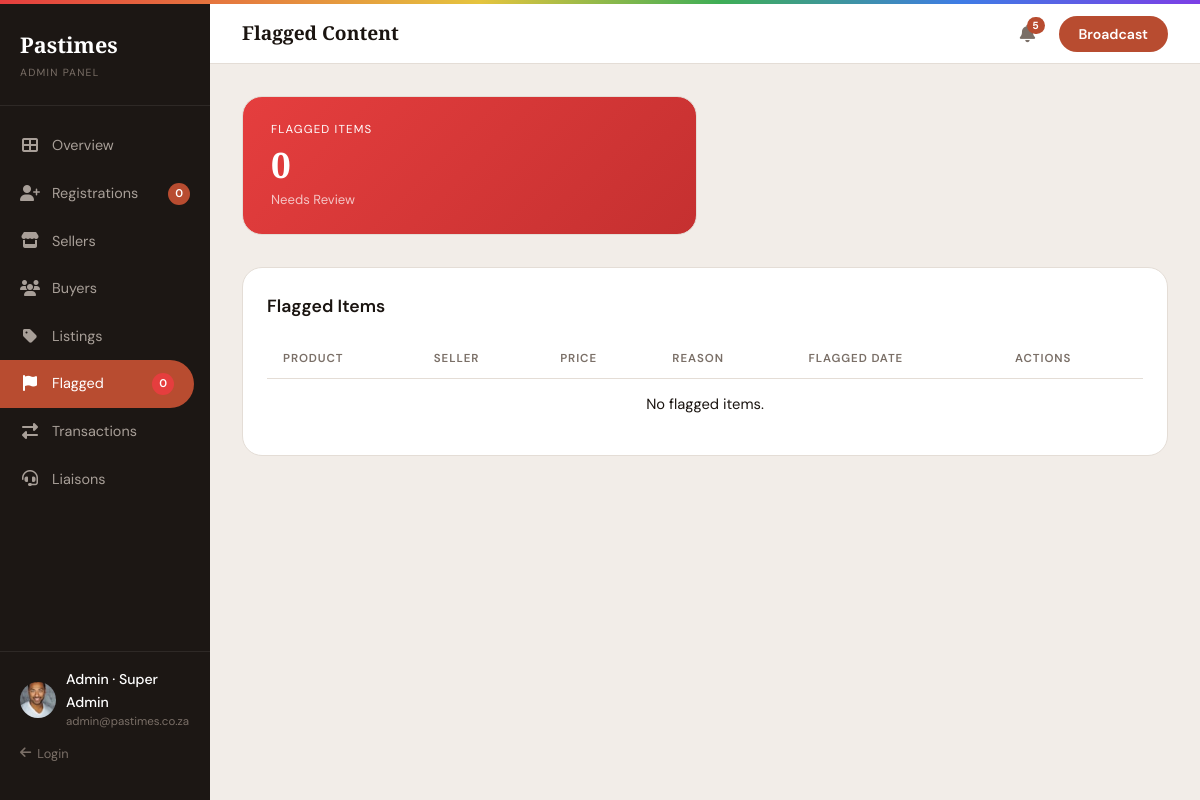
The app's page /frontend/admin-flagged.php (signed in), older data.
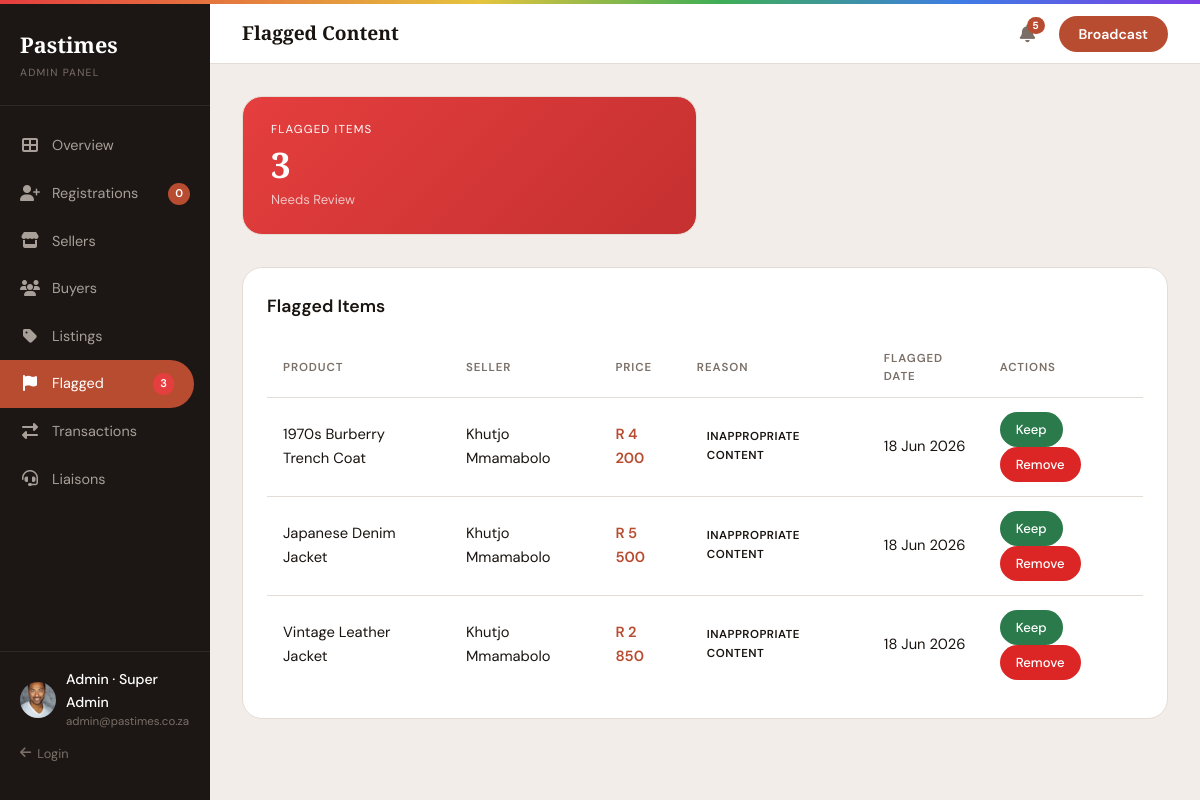
The same page, newer data.
### tables this page shows
CREATE TABLE `tblclothes` (
  `clothing_id` int(11) NOT NULL,
  `seller_id` int(11) NOT NULL,
  `title` varchar(200) NOT NULL,
  `description` text DEFAULT NULL,
  `price` decimal(10,2) NOT NULL,
  `condition` varchar(50) DEFAULT NULL,
  `size` varchar(20) DEFAULT NULL,
  `material` varchar(100) DEFAULT NULL,
  `category` varchar(50) DEFAULT NULL,
  `city` varchar(100) DEFAULT NULL,
  `status` enum('available','sold','pending') DEFAULT 'available',
  `created_at` timestamp NOT NULL DEFAULT current_timestamp(),
  `images` varchar(255) DEFAULT NULL
);

### frontend/admin-flagged.php (the view, shortened to what the changed rows need)
<?php
require_once __DIR__ . '/../backend/DBConn.php';
$flagged = $conn->query("
    SELECT
        c.clothing_id,
        c.title,
        c.price,
        CONCAT(u.first_name, ' ', u.last_name) as seller_name,
        c.created_at,
        'inappropriate content' as reason
    FROM tblclothes c
    JOIN tbluser u ON c.seller_id = u.user_id
    LIMIT 3
");
$flagged_count = $flagged->num_rows;
?>
<!DOCTYPE html>
<html lang="en">
<head>
  <link rel="stylesheet" href="../frontend/css/style.css">
  <link rel="stylesheet" href="https://cdnjs.cloudflare.com/ajax/libs/font-awesome/6.5.0/css/all.min.css">
</head>
<body>
  <div class="layout-admin">
    <aside class="sidebar">
      <nav class="sidebar-nav">
        <a class="nav-item active" href="admin-flagged.php">
          <span class="nav-icon"><i class="fas fa-flag"></i></span> Flagged
          <span class="nav-badge" style="background:#E53E3E"><?= $flagged_count ?></span>
        </a>
      </nav>
    </aside>
    <main class="main-content">
      <div class="page-body">
        <div class="stats-grid">
          <div class="stat-card" style="background:linear-gradient(135deg, #E53E3E 0%, #C53030 100%)">
            <div class="stat-label" style="color:#fff">Flagged Items</div>
            <div class="stat-value" style="color:#fff"><?= $flagged_count ?></div>
            <div class="stat-delta" style="color:rgba(255,255,255,0.7)">Needs Review</div>
          </div>
        </div>
        <div class="card">
          <table class="data-table">
            <thead>
              <tr>
                <th>Product</th>
                <th>Seller</th>
                <th>Price</th>
                <th>Reason</th>
                <th>Flagged Date</th>
                <th>Actions</th>
              </tr>
            </thead>
            <tbody>
              <?php if ($flagged_count == 0): ?>
                <tr><td colspan="6" class="text-center">No flagged items.</td></tr>
              <?php else: ?>
                <?php while ($item = $flagged->fetch_assoc()): ?>
                  <tr>
                    <td><?= htmlspecialchars($item['title']) ?></td>
                    <td><?= htmlspecialchars($item['seller_name']) ?></td>
                    <td class="amount-col">R <?= number_format($item['price'], 0, '.', ' ') ?></td>
                    <td><span class="badge badge-warning"><?= htmlspecialchars($item['reason']) ?></span></td>
                    <td><?= date('d M Y', strtotime($item['created_at'])) ?></td>
                    <td>
                        <a href="../backend/api.php?action=keep_flagged&id=<?= $item['clothing_id'] ?>" class="btn btn-sm btn-success">Keep</a>
                        <a href="../backend/api.php?action=remove_flagged&id=<?= $item['clothing_id'] ?>" class="btn btn-sm btn-danger" onclick="return confirm('Remove this item?')">Remove</a>
                    </td>
                  </tr>
                <?php endwhile; ?>
              <?php endif; ?>
            </tbody>
          </table>
        </div>
      </div>
    </main>
  </div>
</body>
</html>

Row changes from the older to the newer data that the page shows:
added tblclothes: title "1970s Burberry Trench Coat", seller_name "Khutjo Mmamabolo", price "4 200", reason "INAPPROPRIATE CONTENT", created_at "18 Jun 2026"
added tblclothes: title "Japanese Denim Jacket", seller_name "Khutjo Mmamabolo", price "5 500", reason "INAPPROPRIATE CONTENT", created_at "18 Jun 2026"
added tblclothes: title "Vintage Leather Jacket", seller_name "Khutjo Mmamabolo", price "2 850", reason "INAPPROPRIATE CONTENT", created_at "18 Jun 2026"
Text that changed along with them:
$flagged_count: "0" → "3"
text no longer shown: "No flagged items."
